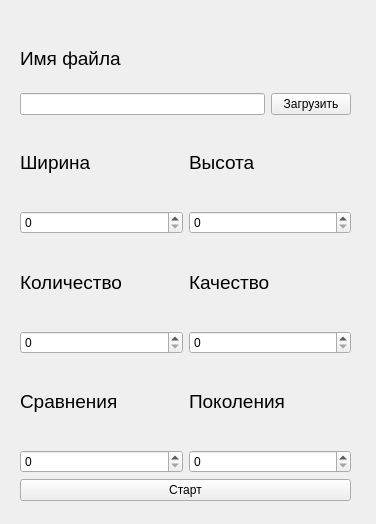
<?xml version="1.0" encoding="UTF-8"?>
<ui version="4.0">
 <class>Form</class>
 <widget class="QWidget" name="Form">
  <property name="geometry">
   <rect>
    <x>0</x>
    <y>0</y>
    <width>376</width>
    <height>524</height>
   </rect>
  </property>
  <property name="windowTitle">
   <string>Form</string>
  </property>
  <widget class="QWidget" name="">
   <property name="geometry">
    <rect>
     <x>20</x>
     <y>30</y>
     <width>331</width>
     <height>471</height>
    </rect>
   </property>
   <layout class="QVBoxLayout" name="verticalLayout">
    <item>
     <layout class="QVBoxLayout" name="verticalLayout_5">
      <item>
       <widget class="QLabel" name="label_7">
        <property name="text">
         <string>&lt;html&gt;&lt;head/&gt;&lt;body&gt;&lt;p&gt;&lt;span style=&quot; font-size:14pt;&quot;&gt;Имя файла&lt;/span&gt;&lt;/p&gt;&lt;/body&gt;&lt;/html&gt;</string>
        </property>
       </widget>
      </item>
      <item>
       <layout class="QHBoxLayout" name="horizontalLayout_7">
        <item>
         <widget class="QLineEdit" name="lineEdit"/>
        </item>
        <item>
         <widget class="QPushButton" name="pushButton">
          <property name="text">
           <string>Загрузить</string>
          </property>
         </widget>
        </item>
       </layout>
      </item>
     </layout>
    </item>
    <item>
     <layout class="QHBoxLayout" name="horizontalLayout_3">
      <item>
       <widget class="QLabel" name="label">
        <property name="text">
         <string>&lt;html&gt;&lt;head/&gt;&lt;body&gt;&lt;p&gt;&lt;span style=&quot; font-size:14pt;&quot;&gt;Ширина&lt;/span&gt;&lt;/p&gt;&lt;/body&gt;&lt;/html&gt;</string>
        </property>
       </widget>
      </item>
      <item>
       <widget class="QLabel" name="label_2">
        <property name="text">
         <string>&lt;html&gt;&lt;head/&gt;&lt;body&gt;&lt;p&gt;&lt;span style=&quot; font-size:14pt;&quot;&gt;Высота&lt;/span&gt;&lt;/p&gt;&lt;/body&gt;&lt;/html&gt;</string>
        </property>
       </widget>
      </item>
     </layout>
    </item>
    <item>
     <layout class="QHBoxLayout" name="horizontalLayout_4">
      <item>
       <widget class="QSpinBox" name="spinBox"/>
      </item>
      <item>
       <widget class="QSpinBox" name="spinBox_2"/>
      </item>
     </layout>
    </item>
    <item>
     <layout class="QHBoxLayout" name="horizontalLayout_2">
      <item>
       <widget class="QLabel" name="label_3">
        <property name="text">
         <string>&lt;html&gt;&lt;head/&gt;&lt;body&gt;&lt;p&gt;&lt;span style=&quot; font-size:14pt;&quot;&gt;Количество&lt;/span&gt;&lt;/p&gt;&lt;/body&gt;&lt;/html&gt;</string>
        </property>
       </widget>
      </item>
      <item>
       <widget class="QLabel" name="label_4">
        <property name="text">
         <string>&lt;html&gt;&lt;head/&gt;&lt;body&gt;&lt;p&gt;&lt;span style=&quot; font-size:14pt;&quot;&gt;Качество&lt;/span&gt;&lt;/p&gt;&lt;/body&gt;&lt;/html&gt;</string>
        </property>
       </widget>
      </item>
     </layout>
    </item>
    <item>
     <layout class="QHBoxLayout" name="horizontalLayout_6">
      <item>
       <widget class="QSpinBox" name="spinBox_3"/>
      </item>
      <item>
       <widget class="QSpinBox" name="spinBox_4"/>
      </item>
     </layout>
    </item>
    <item>
     <layout class="QHBoxLayout" name="horizontalLayout">
      <item>
       <widget class="QLabel" name="label_5">
        <property name="text">
         <string>&lt;html&gt;&lt;head/&gt;&lt;body&gt;&lt;p&gt;&lt;span style=&quot; font-size:14pt;&quot;&gt;Сравнения&lt;/span&gt;&lt;/p&gt;&lt;/body&gt;&lt;/html&gt;</string>
        </property>
       </widget>
      </item>
      <item>
       <widget class="QLabel" name="label_6">
        <property name="text">
         <string>&lt;html&gt;&lt;head/&gt;&lt;body&gt;&lt;p&gt;&lt;span style=&quot; font-size:14pt;&quot;&gt;Поколения&lt;/span&gt;&lt;/p&gt;&lt;/body&gt;&lt;/html&gt;</string>
        </property>
       </widget>
      </item>
     </layout>
    </item>
    <item>
     <layout class="QHBoxLayout" name="horizontalLayout_5">
      <item>
       <widget class="QSpinBox" name="spinBox_5"/>
      </item>
      <item>
       <widget class="QSpinBox" name="spinBox_6"/>
      </item>
     </layout>
    </item>
    <item>
     <widget class="QPushButton" name="pushButton_2">
      <property name="text">
       <string>Старт</string>
      </property>
     </widget>
    </item>
   </layout>
  </widget>
 </widget>
 <resources/>
 <connections/>
</ui>
